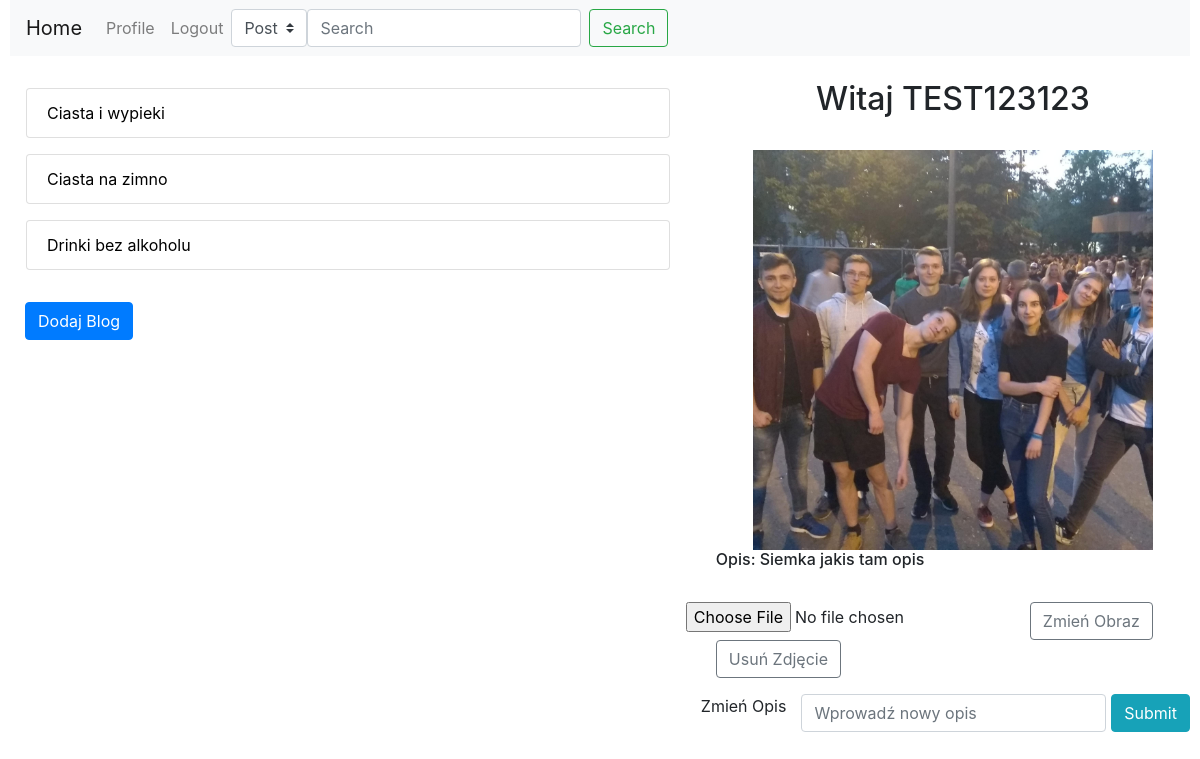
The app's page /profile/ (signed in), older data.
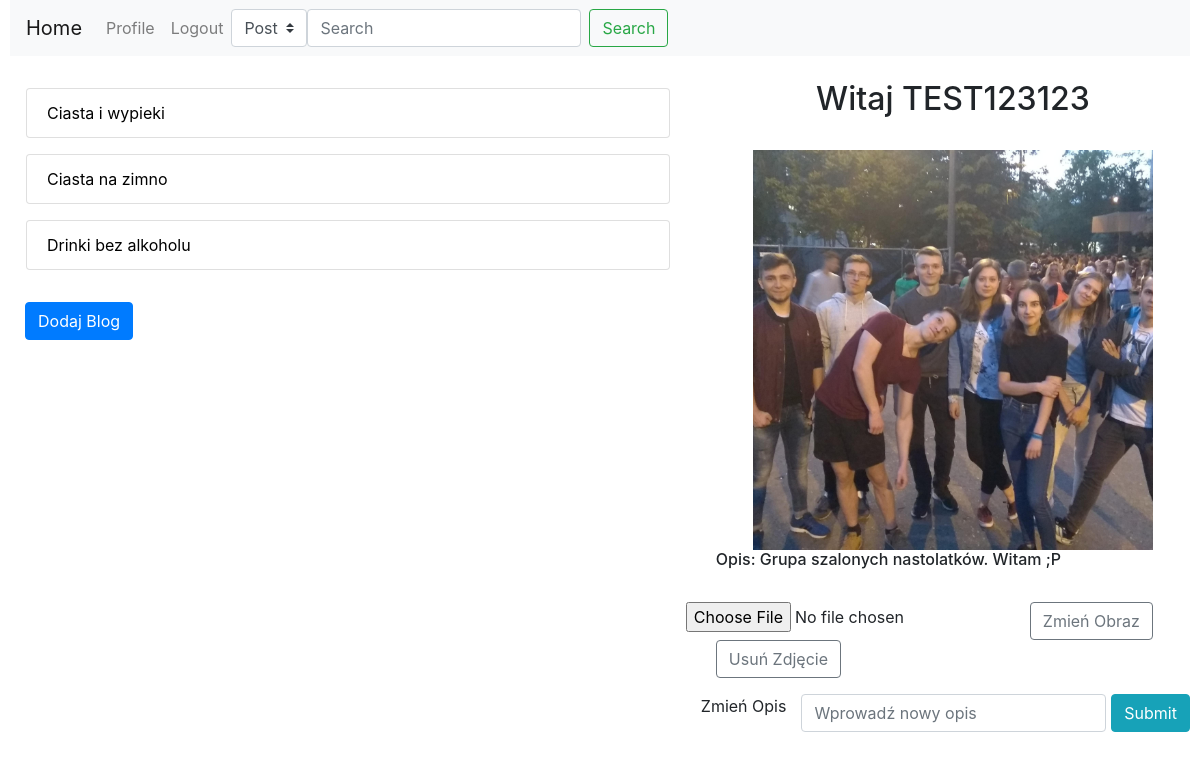
The same page, newer data.
### Blog/models.py (models this page shows, shortened)
class Profil(models.Model):
    User=models.OneToOneField(User,on_delete=models.CASCADE,primary_key=True)
    Zdjecie=models.ImageField(default='Profilowe/default_pic.jpg',upload_to=path_and_rename)
    Opis=models.CharField(max_length=1000,blank=True)

### Blog/views.py (the view)
# urls.py: path('profile/',views.profile,name='profile'),
def profile(request):
    if request.user.is_authenticated:
        p = models.Profil.objects.get(User=request.user)
        b = models.Blog.objects.filter(IDAutor = request.user)
        return render(request,"Blog/profile.html",{'account': p, 'blogs':b})
    else:
        messages.error(request,'Nie jesteś zalogowany !')
        return redirect('home')

### Blog/templates/Blog/profile.html (shortened to what this page needs)
{%extends 'Blog/base.html'%}
{%block content%}
<div class="row">
  <div class="col-7">
    {%if blogs%}
    <nav class="nav flex-column">
            <ul class="list-group" >
            {%for blog in blogs%}
            <a class="nav-link" href="{{blog.IDBlog}}/details">
              <div class="">
                <li class="list-group-item hovered">{{blog.Nazwa}}</li>
              </div>
            </a>
            {%endfor%}
            </ul>
          </nav>
          <br>
          {%else%}
          <h4>Nie masz żadnych blogów</h4>
          {%endif%}
    <div class="col-7">
      <button type="button" class="btn btn-primary" data-toggle="modal" data-target="#exampleModalCentered">
        Dodaj Blog
      </button>
    </div>
  </div>
  <div class="col-5">
      <div class="text-center">
         <h2>Witaj {{account.User.username}}</h2>
      </div>
      <br>
          <div class="form-group">
            <div class="text-center" >
              <img src="/Obrazki/{{account.Zdjecie}}"  height="400">
            </div>
            <div>
              <h6>Opis: {{account.Opis}}</h6>
            </div>
            <br>
            <div class="row">
                <form action="{% url 'newImage' %}" method="POST" enctype="multipart/form-data">
                  <div class="row">
                        <input type="file" name="Zdjecie" accept="image/png, image/jpeg">
                        <button class="btn btn-outline-secondary" type="submit">Zmień Obraz</button>
                  </div>
                </form>
              <div class="col">
                <form action="{% url 'default_pic' %}" method="GET">
                  <button type="submit" class="btn btn-outline-secondary"> Usuń Zdjęcie</button>
                </form>
              </div>
            </div>
          </div>
              <form action="/editOpis/" method="post">
              <div class="row">
                    <label for="OpisForm">Zmień Opis</label>
                  <div class="col">
                      <input type="text" class="form-control" id="OpisForm" name="OpisForm" placeholder="Wprowadź nowy opis">
                  </div>
                  <div class="col-2">
                    <input type="submit" style="float:right" class="btn btn-info" id="OpisFormBtn">
                  </div>
              </div>
              </form>
  </div>
</div>
{%endblock%}

Row changes from the older to the newer data that the page shows:
changed Profil "TEST123123": Opis "Siemka jakis tam opis" → "Grupa szalonych nastolatków. Witam ;P"
